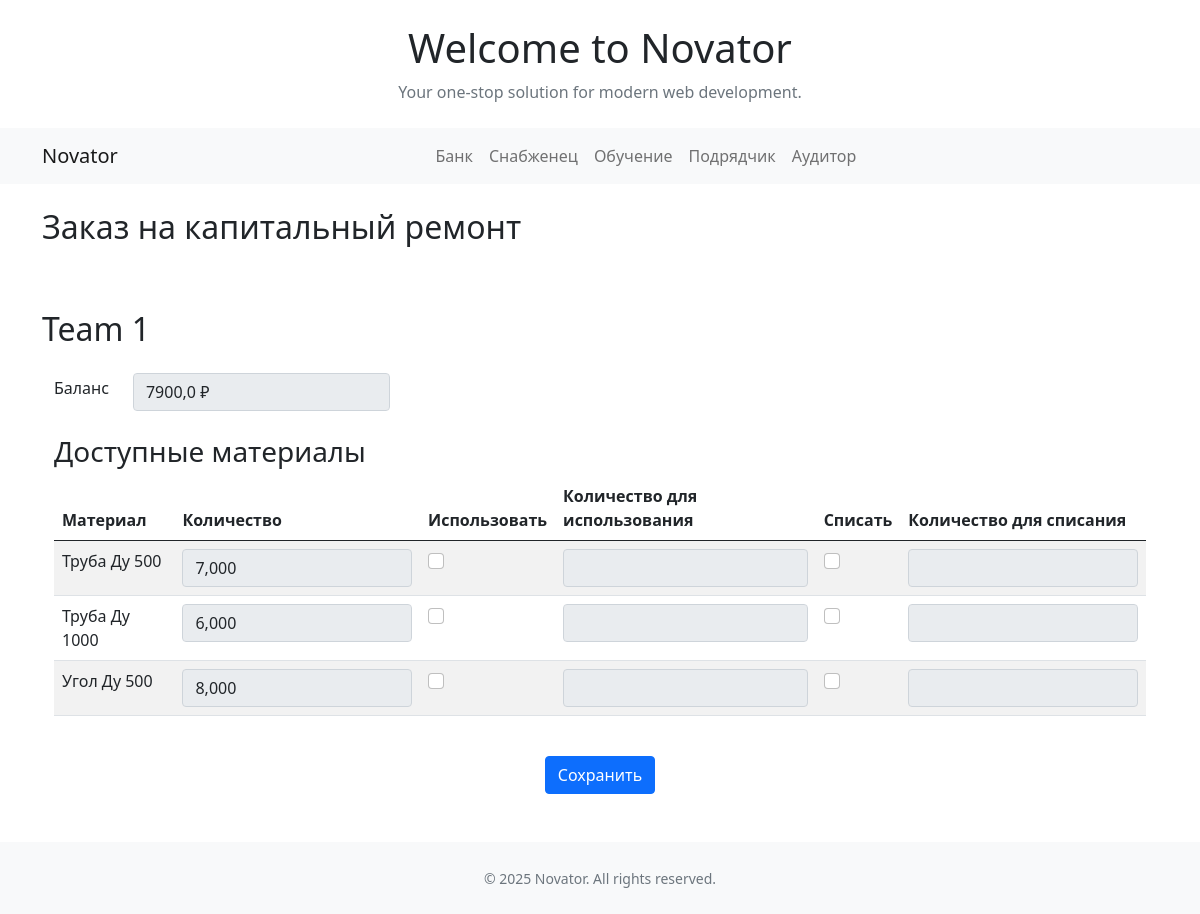
The page /bank/zakaz/1/kapremont/ (signed in) on the database as committed earlier.
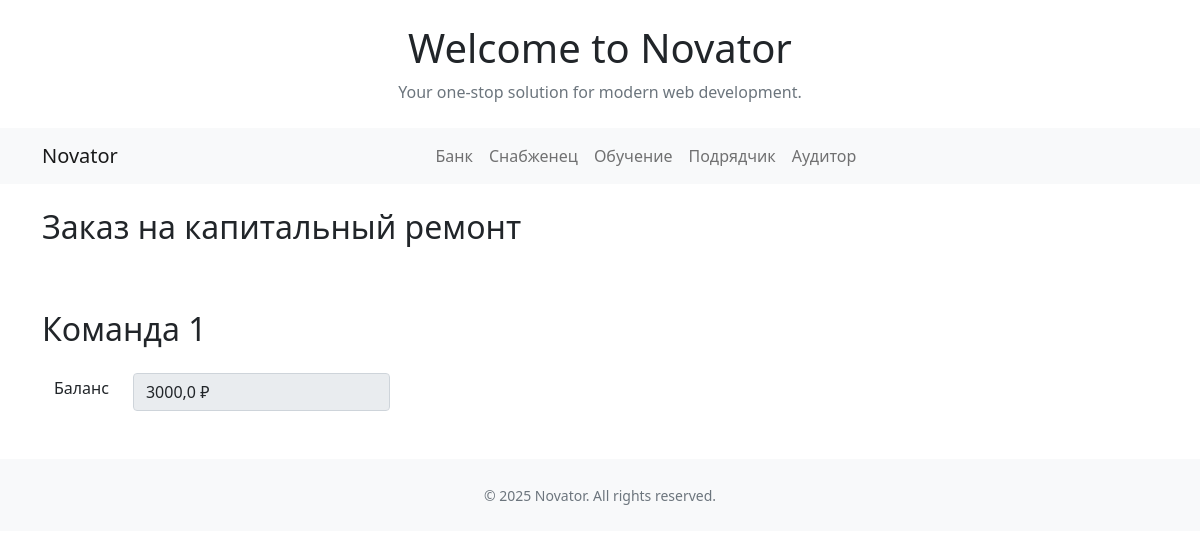
The same page on the database as committed later.
### main/models.py (models this page shows, shortened)
class Team(models.Model):
    name = models.CharField(max_length=100, verbose_name='Имя команды')
    slug = models.SlugField(max_length=100)
    status = models.BooleanField(default=False, verbose_name='Активно')

class Material(models.Model):
    name = models.CharField(max_length=100,verbose_name='Наименование')
    slug = models.SlugField(max_length=100, blank=True)
    price = models.FloatField(max_length=10, verbose_name='Стоимость')
    category = models.ForeignKey(Category, on_delete=models.SET_DEFAULT ,verbose_name='Категория', default='пусто')
    eco_score = models.FloatField(max_length=10, verbose_name='Экологический балл', default=0)

### bank/models.py (models this page shows)
class Balance(models.Model):
    team = models.ForeignKey(Team, on_delete=models.CASCADE)
    money = models.FloatField(max_length=10, verbose_name='Баланс')

### mtr/models.py (models this page shows, shortened)
class Stock(models.Model):
    warehouse = models.ForeignKey(
        Sklad,
        on_delete=models.CASCADE,
        related_name="stocks",
        verbose_name="Склад"
    )
    material = models.ForeignKey(
        Material,
        on_delete=models.CASCADE,
        related_name="stocks",
        verbose_name="Материал"
    )
    quantity = models.DecimalField(
        max_digits=15,
        decimal_places=3,
        default=0,
        verbose_name="Количество"
    )
    class Meta:
        unique_together = ("warehouse", "material")
        verbose_name = "Остаток"
        verbose_name_plural = "Остатки"

### bank/views.py (the view, shortened to what this page needs)
# urls.py: path('zakaz/<int:team_id>/kapremont/', views.zakaz_kapremont, name='zakaz_kapremont'),
@login_required
@transaction.atomic
def zakaz_kapremont(request, team_id):
    team = get_object_or_404(Team, pk=team_id)
    balance = Balance.objects.get(team=team)
    items = ZakazItem.objects.filter(zakaz__status__name='Выдан снабженцем', zakaz__team=team)
    materials = Stock.objects.filter(warehouse__team=team, quantity__gt=0, material__category__pk=1)
    zakaz_form = ZakazFormTrub()
    return render(request, 'bank/zakaz_kapremont.html', {'team': team, 'items': items, 'materials': materials, 'balance': balance, 'form': zakaz_form})

### bank/forms.py
class ZakazFormTrub(forms.Form):
    team = forms.ChoiceField(label='Команда', choices=get_choices(), widget=forms.Select(attrs={'id': 'team-select'}))
    TDU500 = forms.IntegerField(label='Труба Ду 500', required=False)
    TDU1000 = forms.IntegerField(label='Труба Ду 1000', required=False)
    UDU500 = forms.IntegerField(label='Угол Ду 500', required=False)
    UDU1000 = forms.IntegerField(label='Угол Ду 1000', required=False)
    TRDU500 = forms.IntegerField(label='Тройник Ду 500', required=False)
    TRDU1000 = forms.IntegerField(label='Тройник Ду 1000', required=False)
    TRP1000_500 = forms.IntegerField(label='Тройник переходной 1000/500', required=False)
    PDU1000_500 = forms.IntegerField(label='Переходник 1000/500', required=False)
    TDU500PP = forms.IntegerField(label='Подводный переход ДУ 500', required=False)
    TDU1000PP = forms.IntegerField(label='Подводный переход ДУ 1000', required=False)
    koeff = forms.ChoiceField(label='Коэффициент', choices=KOEFF_CHOICES, required=False)

### templates/bank/zakaz_kapremont.html (shortened to what this page needs)
{% extends 'base.html' %}
{% load static %}
{% block content %}
<div class="container my-4">
  <h2 class="mb-4">Заказ на капитальный ремонт</h2>
<div class="d-flex flex-row mb-3 gap-3 overflow-auto py-2 px-1">
</div>
</div>
<div class="container my-4">
  <div class="d-flex justify-content-between align-items-center mb-3">
    <h2 class="m-0">{{ team.name }}</h2>
  </div>
<div class="container my-4">
  <div class="d-flex justify-content-left align-items-center mb-4 gap-3">
  <label class="form-label me-2">Баланс</label>
  <input type ='text' id="myText" readonly class="form-control w-auto" value="{{ balance.money }} ₽">
  </div>
  <form method="post" class="needs-validation" novalidate>
    {% if materials %}
        <h3 class="mt-4">Доступные материалы</h3>
        <div class="table-responsive">
        <form method="post">
        <table class="table table-striped">
          <thead>
            <tr>
              <th>Материал</th>
              <th>Количество</th>
                <th>Использовать</th>
                <th>Количество для использования</th>
                <th>Списать</th>
                <th>Количество для списания</th>
            </tr>
          </thead>
          <tbody>
            {% for material in materials %}
            <tr>
              <td>{{ material.material.name }}</td>
              <td><input type="text" name="qty_{{ material.pk }}" value="{{ material.quantity }}" class="form-control" readonly/></td>
              <td><input type="checkbox" name="use_{{ material.pk }}" class="form-check-input" /></td>
              <td><input type="text" name="use_count_{{ material.pk }}" value="" class="form-control"/></td>
              <td><input type="checkbox" name="remove_{{ material.pk }}" class="form-check-input" /></td>
              <td><input type="text" name="remove_count_{{ material.pk }}" value="" class="form-control"/></td>
            </tr>
            {% endfor %}
          </tbody>
        </table>
      </div>
      <div class="text-center mt-4">
        <button type="submit" class="btn btn-primary">Сохранить</button>
      </div>
      </form>
    </div>
    {% endif %}
</div>
{% endblock %}

Rows that differ between the two databases and show on the page:
no longer on this page (row edited): Balance: money "7900,0 ₽"
removed Stock: material.name "Труба Ду 500", quantity "7,000"
removed Stock: material.name "Труба Ду 1000", quantity "6,000"
removed Stock: material.name "Угол Ду 500", quantity "8,000"
changed Team: name "Team 1" → "Команда 1"
now on this page (row edited): Balance: money "3000,0 ₽"
Other text that changed with them:
text no longer shown: "Доступные материалы Материал Количество Использовать Количество для использования Списать Количество для списания Сохранить"
